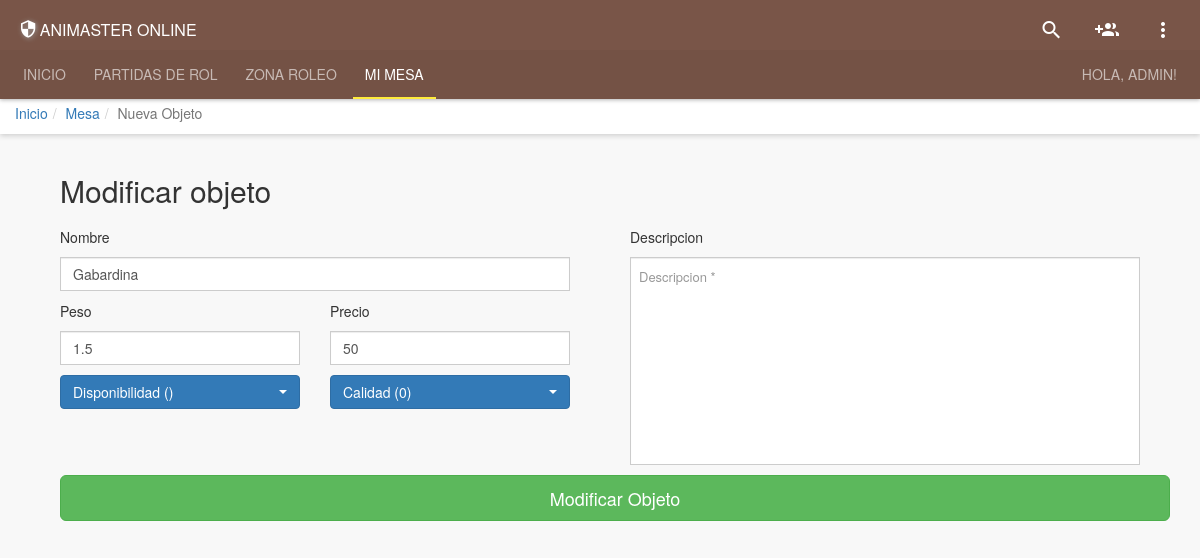
Page /settings/table/mod_objeto.php?id_objeto=26 (signed in) on the committed database.
### tables this page shows
CREATE TABLE Objeto (
      `id_objeto` int(11) NOT NULL AUTO_INCREMENT,
  `nombre` varchar(32) DEFAULT NULL,
  `descripcion` varchar(2000) DEFAULT NULL,
  `peso` float(4,1) DEFAULT NULL,
  `precio` int(11) DEFAULT NULL,
  `public` varchar(8) DEFAULT 'true',
  `disponibilidad` varchar(8) DEFAULT NULL,
  `calidad` int(11) DEFAULT NULL,
  `id_tipo` int(11) DEFAULT '6',
      PRIMARY KEY (`id_objeto`)
);

### System/Classes/Objeto.php (called while the page is built, shortened)
<?php
    class Objeto{
        private $nombre;
        private $peso;
        private $precio;
        private $disponibilidad;
        private $calidad;
        public function viewObj($id){
            $db = new connexio();
            $sql = "SELECT * FROM Objeto where id_objeto='$id'";
            $query = $db->query($sql);
            $rtn = array();
            while($obj = $query->fetch_assoc()){
                $Objeto = new Objeto($obj["id_objeto"],$obj["nombre"],$obj["descripcion"],$obj["peso"],$obj["precio"],$obj["public"],$obj["disponibilidad"],$obj["calidad"],$obj["id_tipo"]);
                array_push($rtn, $Objeto);
            }
            return $rtn;
        }
        function __construct(){
            $args = func_get_args();
            $num = func_num_args();
            $f='__construct'. $num;
        }
        function __construct0(){
            $this->nombre = "";
            $this->peso = "";
            $this->precio = "";
            $this->disponibilidad = "";
            $this->calidad = "";
        }
        function __construct9($a1, $a2, $a3, $a4, $a5, $a6, $a7, $a8, $a9){
            $this->nombre = $a2;
            $this->peso = $a4;
            $this->precio = $a5;
            $this->disponibilidad = $a7;
            $this->calidad = $a8;
        }
        public function getNombre() {
            return $this->nombre;
        }
        public function getPeso() {
            return $this->peso;
        }
        public function getPrecio() {
            return $this->precio;
        }
        public function getDisponibilidad() {
            return $this->disponibilidad;
        }
        public function getCalidad() {
            return $this->calidad;
        }
    }
?>

### settings/table/mod_objeto.php (the view, shortened to what this page needs)
<?php
include "../../Public/layouts/head.php";
?>
<?php
$id_objeto=$_GET['id_objeto'];
require_once "../../System/Classes/Objeto.php";
$objeto=new Objeto();
$objeto=$objeto->viewObj($id_objeto);
foreach ($objeto as $objeto){
    $nombre=$objeto->getNombre();
    $peso=$objeto->getPeso();
    $precio=$objeto->getPrecio();
    $disponibilidad=$objeto->getDisponibilidad();
    $calidad=$objeto->getCalidad();
    $desc=$objeto->getDescripcion();
}
?>
<div class="container" >
    <form method="POST" name="myForm" action="../../System/Protocols/Objeto_Mod.php">
        <div class="row">
            <div class="col-md-12">
                <div class="col-md-12 cinput m-l-15 ">
                    <h2 class="form-signin-heading">Modificar objeto</h2>
                </div>
                <div class="col-md-6">
                    <div class="col-md-12 cinput ">
                        <label for="inputNombre" class="sr-only">Nombre</label><p>Nombre</p>
                        <input type="text"  id="inputNombre"  class="form-control" value="<?php echo $nombre ?>" name="nombre" placeholder="Nombre *" required autofocus>
                    </div>
                    <div class="col-md-6 cinput">
                        <label for="inputPeso" class="sr-only">Peso</label><p>Peso</p>
                        <input type="text"  id="inputPeso"  class="form-control" name="peso" value="<?php echo $peso ?>" placeholder="Peso *" required>
                    </div>
                    <div class="col-md-6 cinput">
                        <label for="inputPrecio" class="sr-only">Precio</label><p>Precio</p>
                        <input type="text"  id="inputPrecio"  class="form-control" name="precio" value="<?php echo $precio ?>" placeholder="Precio *" required>
                    </div>
                    <div class="col-md-6 cinput">
                        <select class="selectpicker" data-style="btn-primary" data-width="100%" type="text" id="inputDisponibilidad" name="disponibilidad" placeholder="Disponibilidad *" required>
                            <option value="<?php echo $disponibilidad ?>">Disponibilidad (<?php echo $disponibilidad ?>)</option>
                        </select>
                    </div>
                    <div class="col-md-6 cinput">
                        <select class="selectpicker" data-style="btn-primary" data-width="100%" type="text" id="inputCalidad" name="calidad" placeholder="Calidad *" required>
                            <option value="<?php echo $calidad ?>">Calidad (<?php echo $calidad ?>)</option>
                        </select>
                    </div>
                </div>
                <div class="col-md-6">
                    <div class="col-md-12 cinput">
                        <label for="inputDescripcion" class="sr-only">Descripcion</label><p>Descripcion</p>
                        <textarea type="text"  id="inputDescripcion"  class="form-control" value="" name="descripcion" placeholder="Descripcion *" rows="10" required><?php echo $desc ?></textarea>
                    </div>
                </div>
                <div class="col-md-12 cinput m-l-15">
                    <button class="btn btn-lg btn-success btn-block" type="submit">Modificar Objeto</button>
                </div>
            </div>
        </div>
    </form>
</div>
<?php include "../../Public/layouts/footer.php";?>

### Public/css/theme.css (style rules this page uses)
body { background-color: #F8F8F8; }
html { background-color: #F8F8F8; }
.cinput > textarea { width: 100%; font-size: 13px; padding: 10px 8px; resize: none; resize: none; color: gray; }
.m-l-15 { margin-left: 15px !important; }
@media (min-width: 768px) { body { padding-top: 95px; } }
.cinput { margin-bottom: 10px; }
.form-control { border-radius: 0px; -webkit-transition: border-color ease-in-out .15s, box-shadow ease-in-out .15s; -o-transition: border-color ease-in-out .15s, box-shadow ease-in-out .15s; transition: border-color ease-in-out .15s, box-shadow ease-in-out .15s; }

### rows in the picture
objeto: nombre "Gabardina", peso "1.5", precio "50", calidad "0"

### other values in the picture
$value['nickname'] "ADMIN"
$pan[0] "Inicio"
$pan[0] "Mesa"
$pan[0] "Nueva Objeto"
